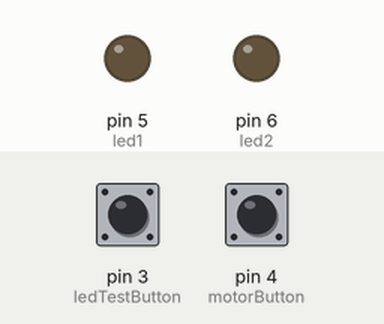
Simulated run of this sketch. Board: Arduino Uno, built with avr-gcc and run on an emulated ATmega328P. On the bench: output pins drawn as LEDs (lit = HIGH). Dashed ring = blinking. The test bench sets the inputs (shaded band); at power-on: pin 3 (ledTestButton) LOW, pin 4 (motorButton) LOW.

Above: at 2.3 s.
2.4 s: pin 3 (ledTestButton) pulled HIGH for 3.2 s
At 3.5 s:
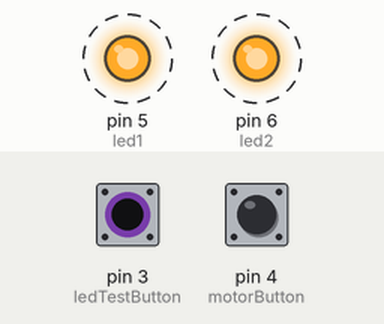
9.4 s: pin 3 (ledTestButton) pulled HIGH for 0.85 s
At 10.7 s:
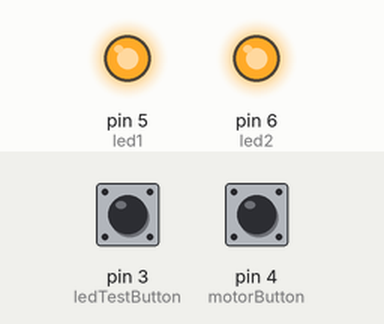
Timing chart, 0 to 12.4 s (numbered marks = the images above; inputs shaded):
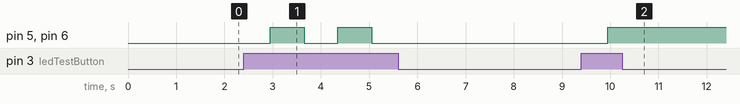

The sketch:

bt_sender.ino
```cpp
/* This program
 will test the bluetooth functionality
 of the sender which is HC05
 For assistance:
 MAC ADDR:
 HC-05 - mac: 30-14-11-18-21-81
 HC-06 - mac: 30-14-12-17-14-80
 Sender = HC05 = 1411
 Receiver = HC06 = 1451
*/

// Libraries/Files to include
#include <SoftwareSerial.h>

// Variables here for buttons/components on the board
SoftwareSerial BTSerial(10, 11); // rx |tx
int potentiometer = 0; // A0
int ledTestButton = 3; // D3
int motorButton = 4; // D4
int led1 = 5; // D5
int led2 = 6; // D6
bool ledTestState = false;
bool ledOn = false;
bool motorState = false;
int motorSpeed = 0; // data read from potentiometer
String motorSpdStr = "";
byte buf[] ={};

// Initialize pins and serial
void setup() {
  Serial.begin(9600); // MUST BE 9600
  BTSerial.begin(38400); // MUST BE 38400
  pinMode(ledTestButton, INPUT); // button as input
  pinMode(motorButton, INPUT); // button as input
  pinMode(led1, OUTPUT); // pin to diode
  pinMode(led2, OUTPUT); // pin to diode
  pinMode(potentiometer, INPUT);
}


// Method that handles the LED on the board (receiver BT module)
// and the controller (sender BT module)
void turnOnLight() {
  delay(150);
  // Read button state
  if (digitalRead(ledTestButton) == HIGH) {
    // Turn the led off/on
    if (ledOn == false) {
      BTSerial.write('n');
      digitalWrite(led1, HIGH);
      digitalWrite(led2, HIGH);
      ledOn = true;
    }
    else {
      BTSerial.write('f');
      digitalWrite(led1, LOW);
      digitalWrite(led2, LOW);
      ledOn = false;
    }
  }
  delay(300);
}

// Method that handles the potentiometer input and the motor rotation
void handleMotor() {
  delay(150);
  if (digitalRead(motorButton) == HIGH) {
    // get value of potentiometer here
    // then send
    motorSpeed = 0;
    motorSpeed = analogRead(potentiometer);
    motorSpeed = map(motorSpeed, 0, 1023, 1000, 2000);
    Serial.println(motorSpeed);
    motorSpdStr = "";
    motorSpdStr += motorSpeed;
    motorSpdStr += 'm';
   // motorSpdStr.getBytes(buf, motorSpdStr.length());
    Serial.println(motorSpdStr.length());
    for(int i = 0; i < motorSpdStr.length(); i++)
       BTSerial.print(motorSpdStr[i]);
    delay(100);
  }
  else {
    motorSpdStr = "m";
    delay(100);
  }
}

void loop () {
  // Determine if the lights need to be turned off or on
  turnOnLight();

  // Control the motor speed / direction
  //  motorState = digitalRead(motorButton);
  handleMotor();
}
```

Measured:
- after the input at 2.4 s, pin 5 (led1), pin 6 (led2): alternates HIGH for 0.70 s and LOW for 0.70 s, 4 changes in all, then stays LOW, starting after 0.55 s
- after the input at 9.4 s, pin 5 (led1), pin 6 (led2): LOW → HIGH after 0.55 s
